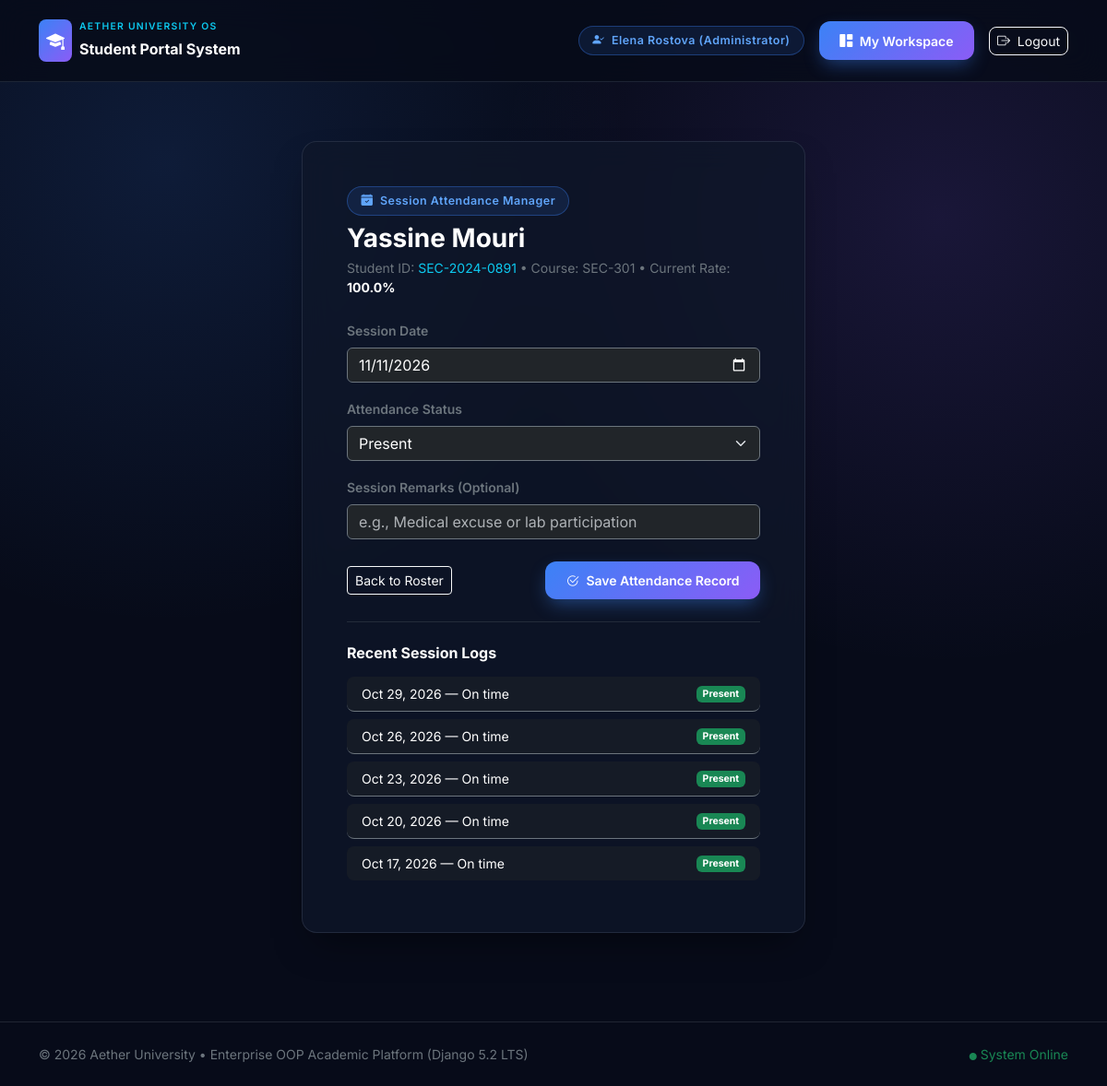
The app's page /instructor/attendance/2/ (signed in), older data.
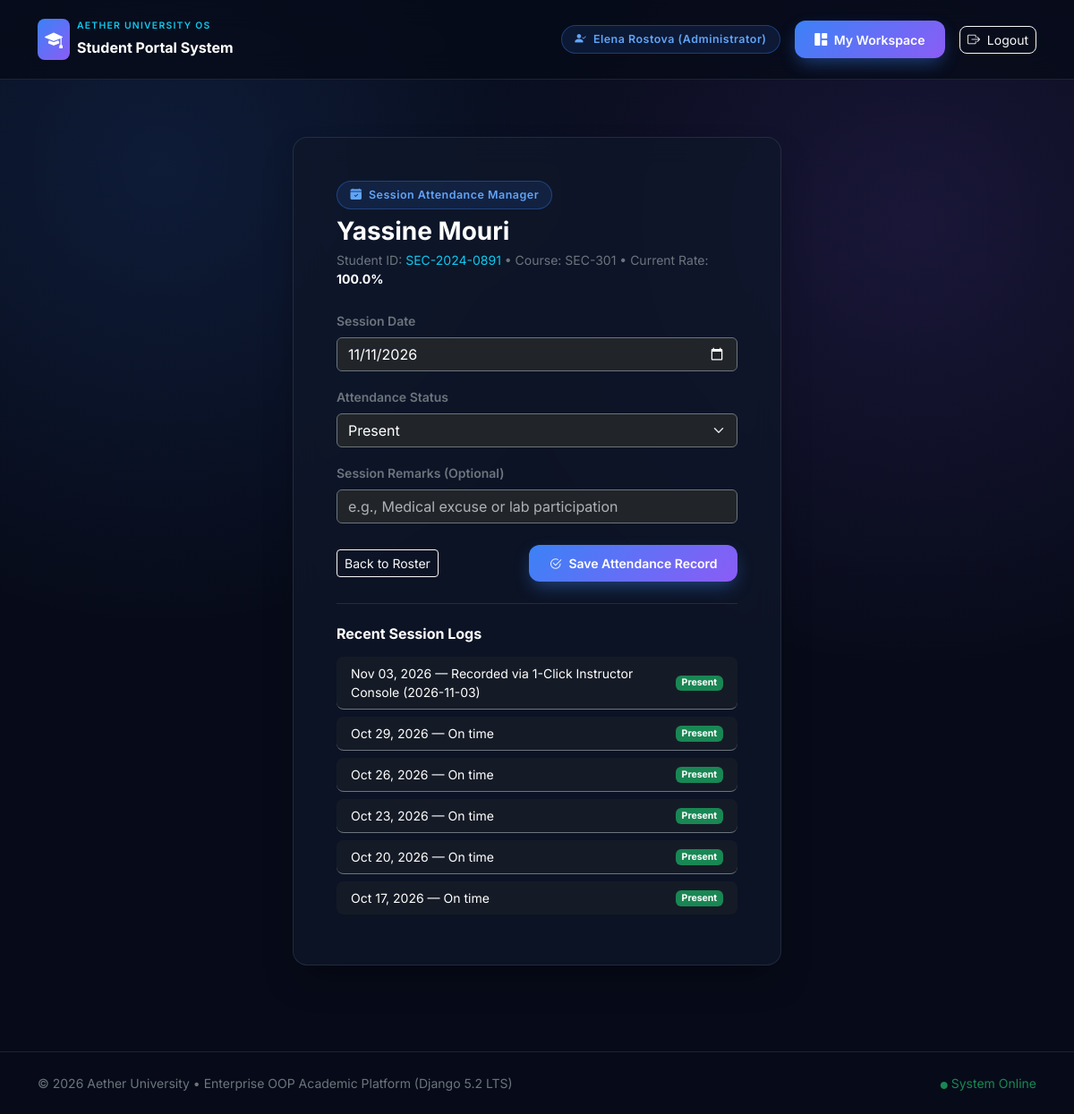
The same page, newer data.
### apps/academics/models.py (models this page shows, shortened)
class Attendance(TimeStampedModel):
    class Status(models.TextChoices):
        PRESENT = 'PRESENT', 'Present'
        ABSENT = 'ABSENT', 'Absent'
        LATE = 'LATE', 'Late'
        EXCUSED = 'EXCUSED', 'Excused'
    enrollment = models.ForeignKey(
        Enrollment,
        on_delete=models.CASCADE,
        related_name='attendance_records',
    )
    session_date = models.DateField()
    status = models.CharField(
        max_length=12,
        choices=Status.choices,
        default=Status.PRESENT,
    )
    remarks = models.CharField(max_length=150, blank=True)
    class Meta:
        unique_together = ('enrollment', 'session_date')
        ordering = ['-session_date']

### apps/academics/views.py (the view, shortened to what this page needs)
# urls.py: path('instructor/attendance/<int:enrollment_id>/', academic_views.instructor_attendance_view, name='instructor_attendance'),
@login_required(login_url='login')
def instructor_attendance_view(request, enrollment_id):
    enrollment = get_object_or_404(Enrollment, id=enrollment_id)
    context = {
        'enrollment': enrollment,
        'statuses': Attendance.Status.choices,
        'today': date.today(),
        'history': enrollment.attendance_records.all()[:10],
    }
    return render(request, 'instructors/attendance_form.html', context)

### apps/academics/models.py (called while the page is built)
    def course_attendance_percentage(self) -> float:
        with connection.cursor() as cursor:
            cursor.execute(
                """
                SELECT
                    COALESCE(
                        ROUND(
                            100.0 * SUM(CASE WHEN status IN ('PRESENT', 'LATE', 'EXCUSED') THEN 1 ELSE 0 END)
                            / NULLIF(COUNT(id), 0),
                            1
                        ),
                        100.0
                    )
                FROM academics_attendance
                WHERE enrollment_id = %s
                """,
                [self.id],
            )
            return float(cursor.fetchone()[0])

### apps/accounts/models.py (called while the page is built)
    def get_full_display_name(self) -> str:
        full_name = f"{self.first_name} {self.last_name}".strip()
        return full_name if full_name else self.username

    def get_dashboard_url(self) -> str:
        if self.role == self.Role.ADMINISTRATOR or self.is_superuser:
            return reverse('admin_dashboard')
        if self.role == self.Role.INSTRUCTOR:
            return reverse('instructor_dashboard')
        return reverse('student_dashboard')

### templates/instructors/attendance_form.html (shortened to what this page needs)
{% extends 'base.html' %}
{% block content %}
<div class="container py-5">
    <div class="row justify-content-center">
        <div class="col-lg-6">
            <div class="glass-card p-4 p-md-5">
                <span class="badge-pill-glow mb-2 d-inline-block">
                    <i class="bi bi-calendar-check-fill me-1"></i> Session Attendance Manager
                </span>
                <h3 class="fw-bold text-white mb-1">{{ enrollment.student.user.get_full_display_name }}</h3>
                <p class="text-secondary small mb-4">
                    Student ID: <span class="text-info">{{ enrollment.student.student_id }}</span> • Course: {{ enrollment.course.code }}
                    • Current Rate: <strong class="text-white">{{ enrollment.course_attendance_percentage }}%</strong>
                </p>
                <form method="post" class="mb-4 pb-4 border-bottom border-secondary border-opacity-25">
                    <div class="mb-3">
                        <label class="form-label small text-secondary fw-semibold">Session Date</label>
                        <input type="date" name="session_date" value="{{ today|date:'Y-m-d' }}"
                               class="form-control bg-dark border-secondary text-white" required>
                    </div>
                    <div class="mb-3">
                        <label class="form-label small text-secondary fw-semibold">Attendance Status</label>
                        <select name="status" class="form-select bg-dark border-secondary text-white">
                            {% for val, label in statuses %}
                                <option value="{{ val }}">{{ label }}</option>
                            {% endfor %}
                        </select>
                    </div>
                    <div class="mb-4">
                        <label class="form-label small text-secondary fw-semibold">Session Remarks (Optional)</label>
                        <input type="text" name="remarks" placeholder="e.g., Medical excuse or lab participation"
                               class="form-control bg-dark border-secondary text-white">
                    </div>
                    <div class="d-flex justify-content-between align-items-center">
                        <a href="{% url 'instructor_dashboard' %}" class="btn btn-outline-light btn-sm">Back to Roster</a>
                        <button type="submit" class="btn btn-gradient-primary btn-sm">
                            <i class="bi bi-check2-circle me-1"></i> Save Attendance Record
                        </button>
                    </div>
                </form>
                <h6 class="fw-bold text-white mb-3">Recent Session Logs</h6>
                <div class="list-group list-group-flush bg-transparent">
                    {% for record in history %}
                    <div class="list-group-item bg-dark bg-opacity-50 border-secondary text-white d-flex justify-content-between align-items-center py-2 rounded-3 mb-2 small">
                        <span>{{ record.session_date|date:"M d, Y" }} — {{ record.remarks|default:"Standard session" }}</span>
                        <span class="badge {% if record.status == 'ABSENT' %}bg-danger{% else %}bg-success{% endif %}">
                            {{ record.get_status_display }}
                        </span>
                    </div>
                    {% empty %}
                    <p class="text-secondary small mb-0">No attendance sessions recorded yet.</p>
                    {% endfor %}
                </div>
            </div>
        </div>
    </div>
</div>
{% endblock %}

Row changes from the older to the newer data that the page shows:
added Attendance: session_date "Nov 03, 2026", remarks "Recorded via 1-Click Instructor Console (2026-11-03)", status "Present"
